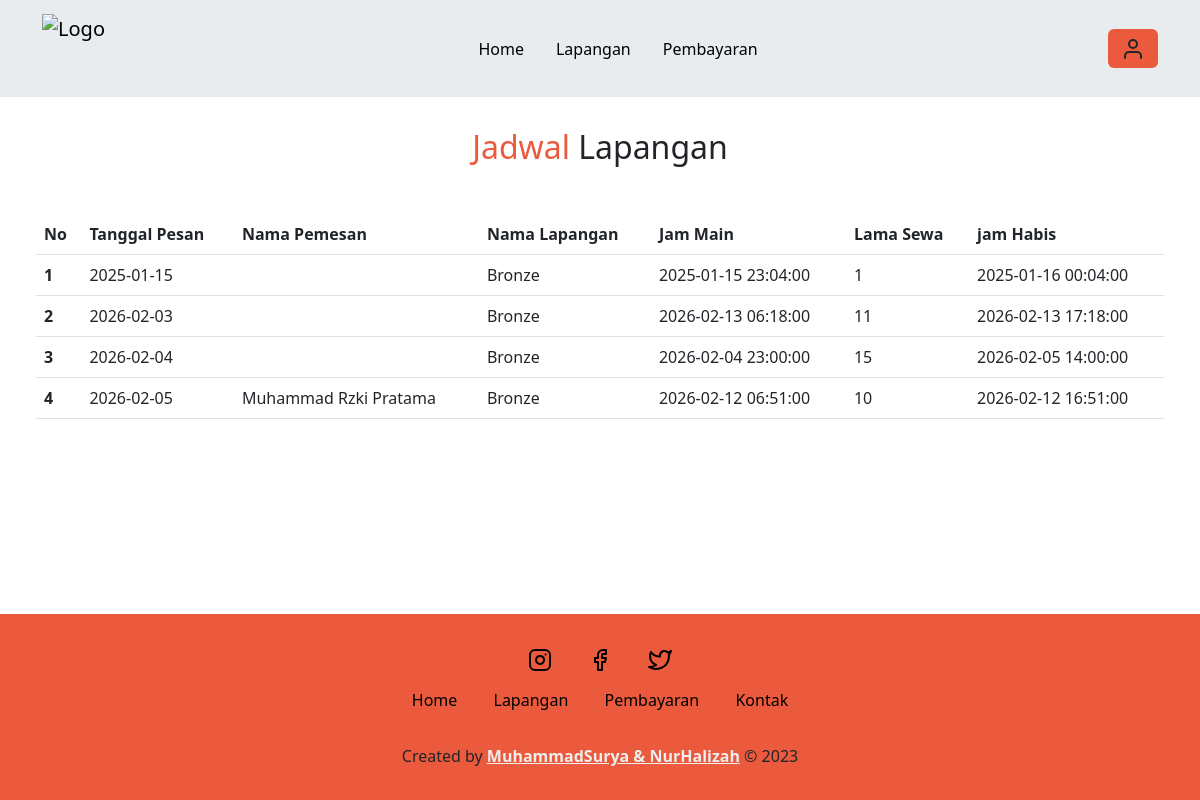
The page /user/jadwal.php?id=23 (signed in) on the database its author committed.
### tables this page shows
CREATE TABLE `sewa_212279` (
  `212279_id_sewa` int(11) NOT NULL,
  `212279_id_user` int(11) NOT NULL,
  `212279_id_lapangan` int(11) NOT NULL,
  `212279_tanggal_pesan` date NOT NULL,
  `212279_lama_sewa` int(11) NOT NULL,
  `212279_jam_mulai` datetime NOT NULL,
  `212279_jam_habis` datetime NOT NULL,
  `212279_harga` int(11) NOT NULL,
  `212279_total` int(11) NOT NULL
);

CREATE TABLE `lapangan_212279` (
  `212279_id_lapangan` int(11) NOT NULL,
  `212279_nama` varchar(35) NOT NULL,
  `212279_keterangan` text NOT NULL,
  `212279_harga` int(11) NOT NULL,
  `212279_foto` text NOT NULL
);

CREATE TABLE `user_212279` (
  `212279_id_user` int(11) NOT NULL,
  `212279_email` varchar(50) NOT NULL,
  `212279_password` varchar(32) NOT NULL,
  `212279_no_handphone` varchar(20) NOT NULL,
  `212279_jenis_kelamin` varchar(10) NOT NULL,
  `212279_nama_lengkap` varchar(60) NOT NULL,
  `212279_alamat` text NOT NULL,
  `212279_foto` text NOT NULL
);

### functions.php (called while the page is built, shortened)
<?php
$conn = mysqli_connect("localhost", "root", "", "dbfutsal");
function query($query)
{
  global $conn;
  $result = mysqli_query($conn, $query);
  $rows = [];
  while ($row = mysqli_fetch_assoc($result)) {
    $rows[] = $row;
  }
  return $rows;
}

### user/jadwal.php (the view, shortened to what this page needs)
<?php
require "../functions.php";
$id_lpg = $_GET["id"];
$sewa = query("SELECT sewa_212279.*, lapangan_212279.212279_nama, user_212279.212279_nama_lengkap
FROM sewa_212279
JOIN lapangan_212279 ON sewa_212279.212279_id_lapangan = lapangan_212279.212279_id_lapangan
LEFT JOIN user_212279 ON sewa_212279.212279_id_user = user_212279.212279_id_user
WHERE lapangan_212279.212279_id_lapangan = '$id_lpg'
");
?>
<!doctype html>
<html lang="en">
<head>
  <link rel="stylesheet" href="../style.css">
  <link href="https://cdn.jsdelivr.net/npm/bootstrap@5.3.0-alpha3/dist/css/bootstrap.min.css" rel="stylesheet">
</head>
<body>
  <div class="container ">
    <nav class="navbar fixed-top bg-body-secondary navbar-expand-lg">
      <div class="container">
        <a class="navbar-brand" href="#">
          <img src="../kon1.png" alt="Logo" width="70" height="70" class="d-inline-block align-text-top">
        </a>
        <div class="collapse navbar-collapse" id="navbarSupportedContent">
          <ul class="navbar-nav mx-auto mb-2 mb-lg-0">
            <li class="nav-item ">
              <a class="nav-link active" aria-current="page" href="../index.php">Home</a>
            </li>
            <li class="nav-item">
              <a class="nav-link active" aria-current="page" href="lapangan.php">Lapangan</a>
            </li>
            <li class="nav-item">
              <a class="nav-link active" aria-current="page" href="pesanan.php">Pembayaran</a>
            </li>
          </ul>
          <?php
          if (isset($_SESSION['id_user'])) {
            echo '<a href="" data-bs-toggle="modal" data-bs-target="#profilModal" class="btn btn-inti"><i data-feather="user"></i></a>';
          } else {
            echo '<a href="login.php" class="btn btn-inti" type="submit">Login</a>';
          }
          ?>
        </div>
      </div>
    </nav>
  </div>
  <section class="lapangan mb-5" id="lapangan">
    <div class="container-fluid">
      <h2 class="text-head"><span>Jadwal</span> Lapangan </h2>
      <form action="" method="post" class="px-4">
        <table class="table my-5">
          <thead>
            <tr>
              <th scope="col">No</th>
              <th scope="col">Tanggal Pesan</th>
              <th scope="col">Nama Pemesan</th>
              <th scope="col">Nama Lapangan</th>
              <th scope="col">Jam Main</th>
              <th scope="col">Lama Sewa</th>
              <th scope="col">jam Habis</th>
            </tr>
          </thead>
          <tbody>
            <?php $i = 1; ?>
            <?php foreach ($sewa as $row) : ?>
              <tr>
                <th scope="row"><?= $i++; ?></th>
                <td><?= $row["212279_tanggal_pesan"] ?></td>
                <td><?= $row["212279_nama_lengkap"] ?></td>
                <td><?= $row["212279_nama"] ?></td>
                <td><?= $row["212279_jam_mulai"] ?></td>
                <td><?= $row["212279_lama_sewa"] ?></td>
                <td><?= $row["212279_jam_habis"] ?></td>
              </tr>
            <?php endforeach; ?>
          </tbody>
        </table>
      </form>
    </div>
  </section>
  <footer class="fixed-bottom py-3 mt-5">
    <div class="social">
      <a href="#"><i data-feather="instagram"></i></a>
      <a href="#"><i data-feather="facebook"></i></a>
      <a href="#"><i data-feather="twitter"></i></a>
    </div>
    <div class="links">
      <a href="#home">Home</a>
      <a href="#about">Lapangan</a>
      <a href="#menu">Pembayaran</a>
      <a href="#contact">Kontak</a>
    </div>
    <div class="credit">
      <p>Created by <a href="#">MuhammadSurya & NurHalizah</a> &copy; 2023</p>
    </div>
  </footer>
</body>
</html>

### style.css (style rules this page uses)
:root { --primary: #EB5A3C; --hover: #EB5A3C; --bg: #eeeeee; }
a { text-decoration: none; }
li { list-style: none; }
body { font-family: 'Poppins', sans-serif; }
.text-head { margin-top: 8rem; }
.btn-inti { background-color: var(--primary) !important; }
.nav-item { margin: 3px !important; padding: 5px; }
.about h2, .pembayaran h2, .contact h2, .lapangan h2 { text-align: center; font-size: 2rem; margin-bottom: 3rem; }
.about h2 span, .pembayaran h2 span, .contact h2 span, .lapangan h2 span { color: var(--primary); }
footer { background-color: var(--primary); text-align: center; margin-top: 3rem; padding-bottom: 3rem; }
footer .social { padding: 1rem 0; }
footer .social a { color: black; margin: 1rem; }
footer .links { margin-bottom: 2rem; }
footer .links a { color: black; padding: 0.7rem 1rem; text-decoration: none; }
footer .credit a { color: var(--bg); font-weight: 700; }

### rows shown on the page
sewa_212279: 212279_tanggal_pesan "2025-01-15", lapangan_212279.212279_nama "Bronze", 212279_jam_mulai "2025-01-15 23:04:00", 212279_lama_sewa "1", 212279_jam_habis "2025-01-16 00:04:00"
sewa_212279: 212279_tanggal_pesan "2026-02-03", lapangan_212279.212279_nama "Bronze", 212279_jam_mulai "2026-02-13 06:18:00", 212279_lama_sewa "11", 212279_jam_habis "2026-02-13 17:18:00"
sewa_212279: 212279_tanggal_pesan "2026-02-04", lapangan_212279.212279_nama "Bronze", 212279_jam_mulai "2026-02-04 23:00:00", 212279_lama_sewa "15", 212279_jam_habis "2026-02-05 14:00:00"
sewa_212279: 212279_tanggal_pesan "2026-02-05", user_212279.212279_nama_lengkap "Muhammad Rzki Pratama", lapangan_212279.212279_nama "Bronze", 212279_jam_mulai "2026-02-12 06:51:00", 212279_lama_sewa "10", 212279_jam_habis "2026-02-12 16:51:00"
